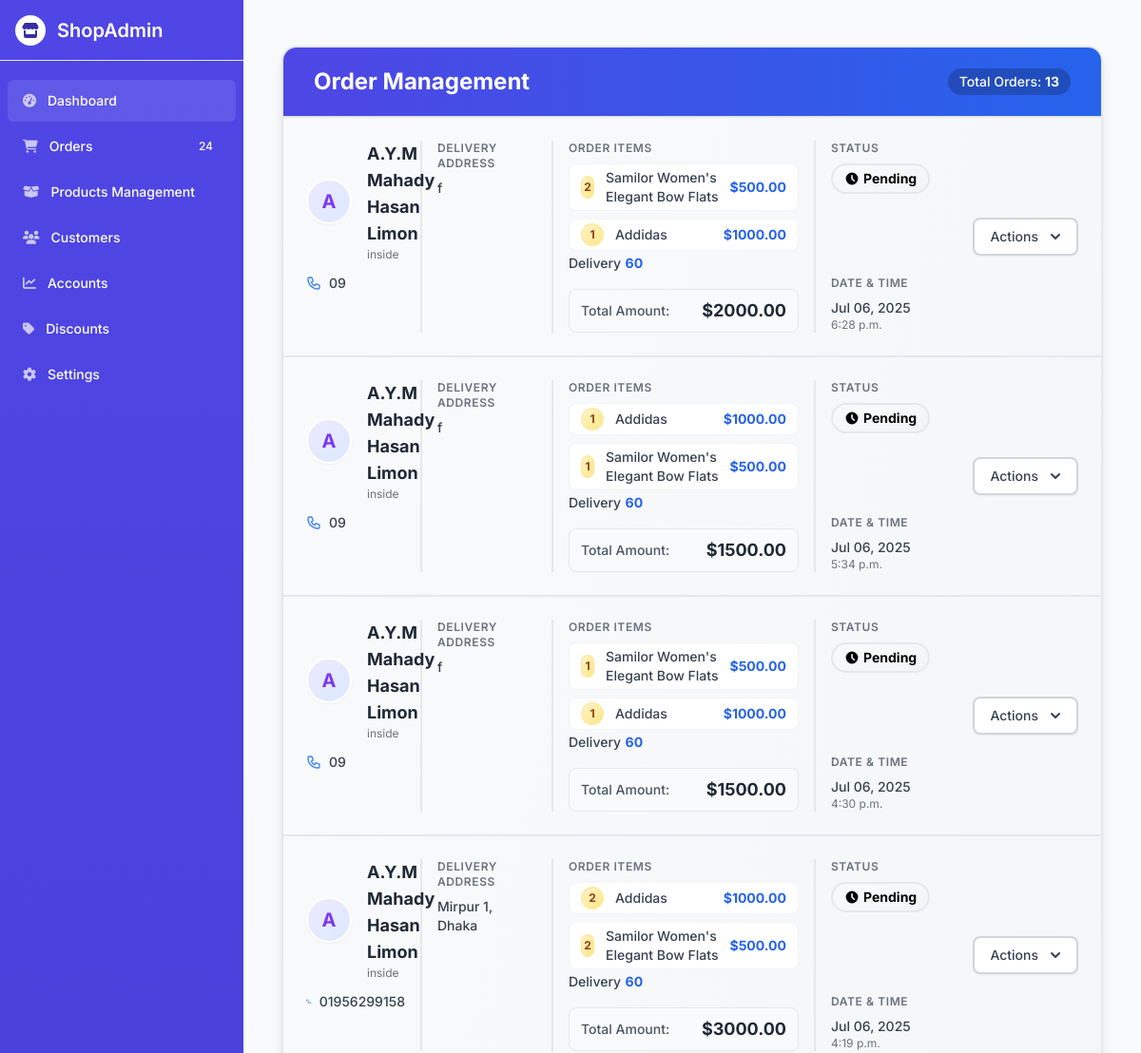
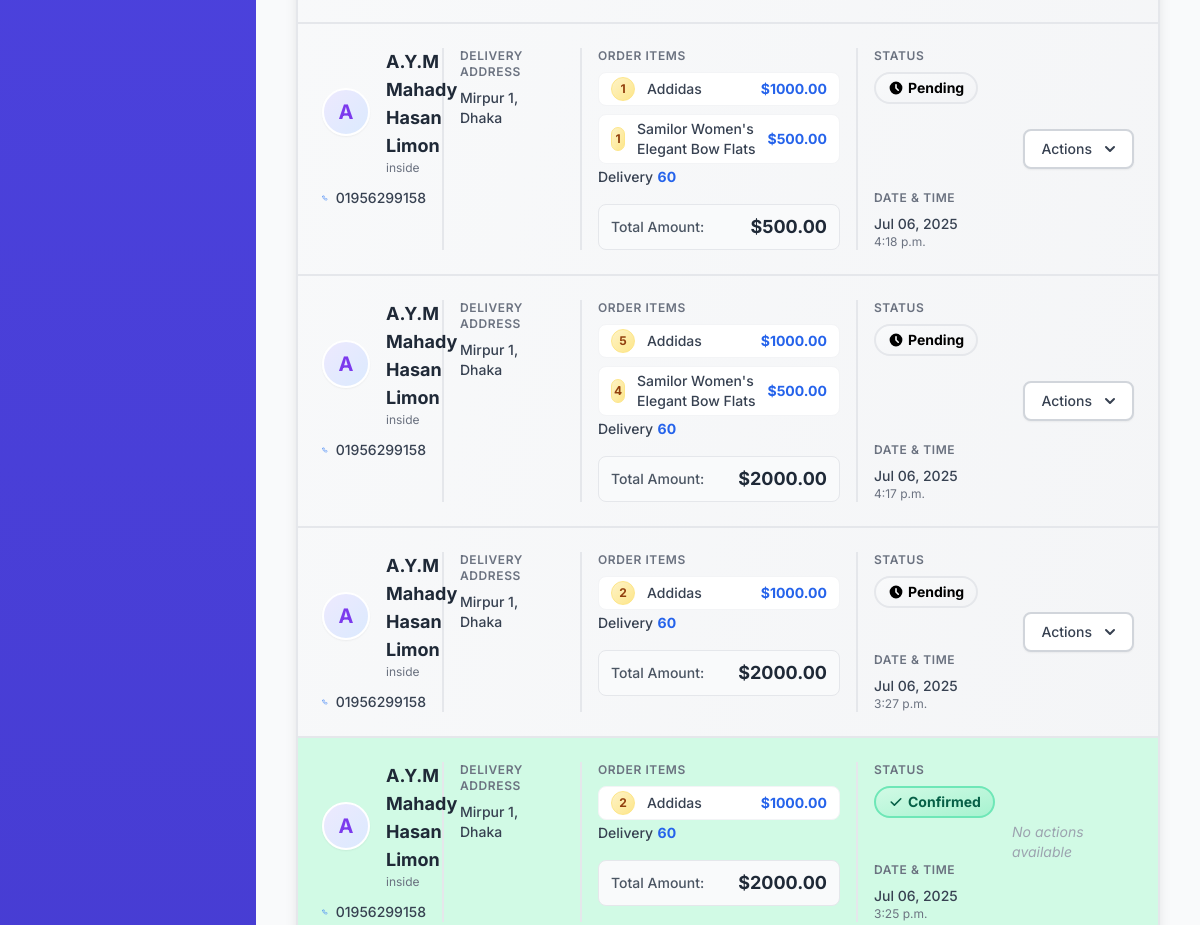
The page /order/order_list/ (upper part) on the database as committed earlier (2 pictures, top to bottom).
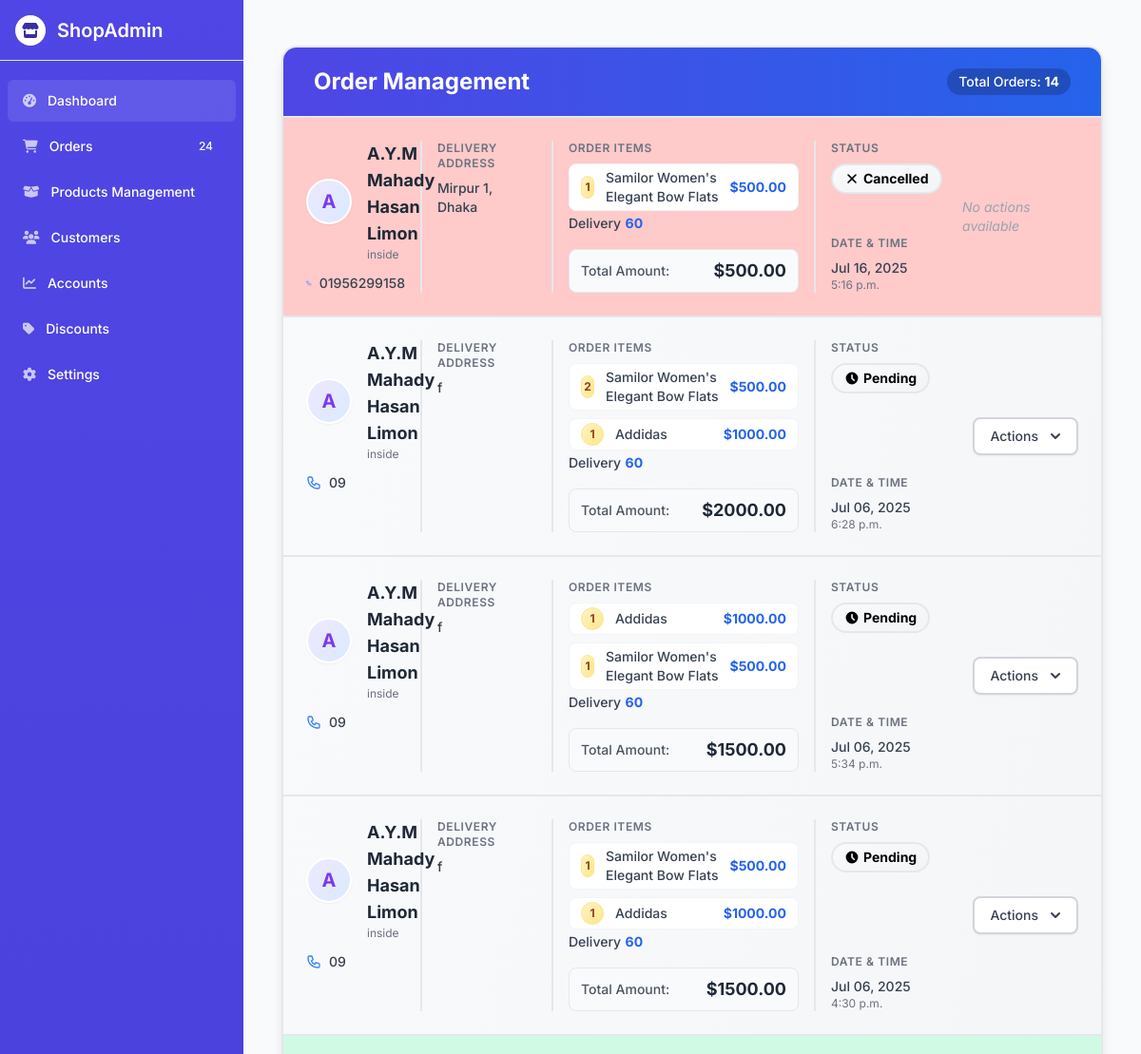
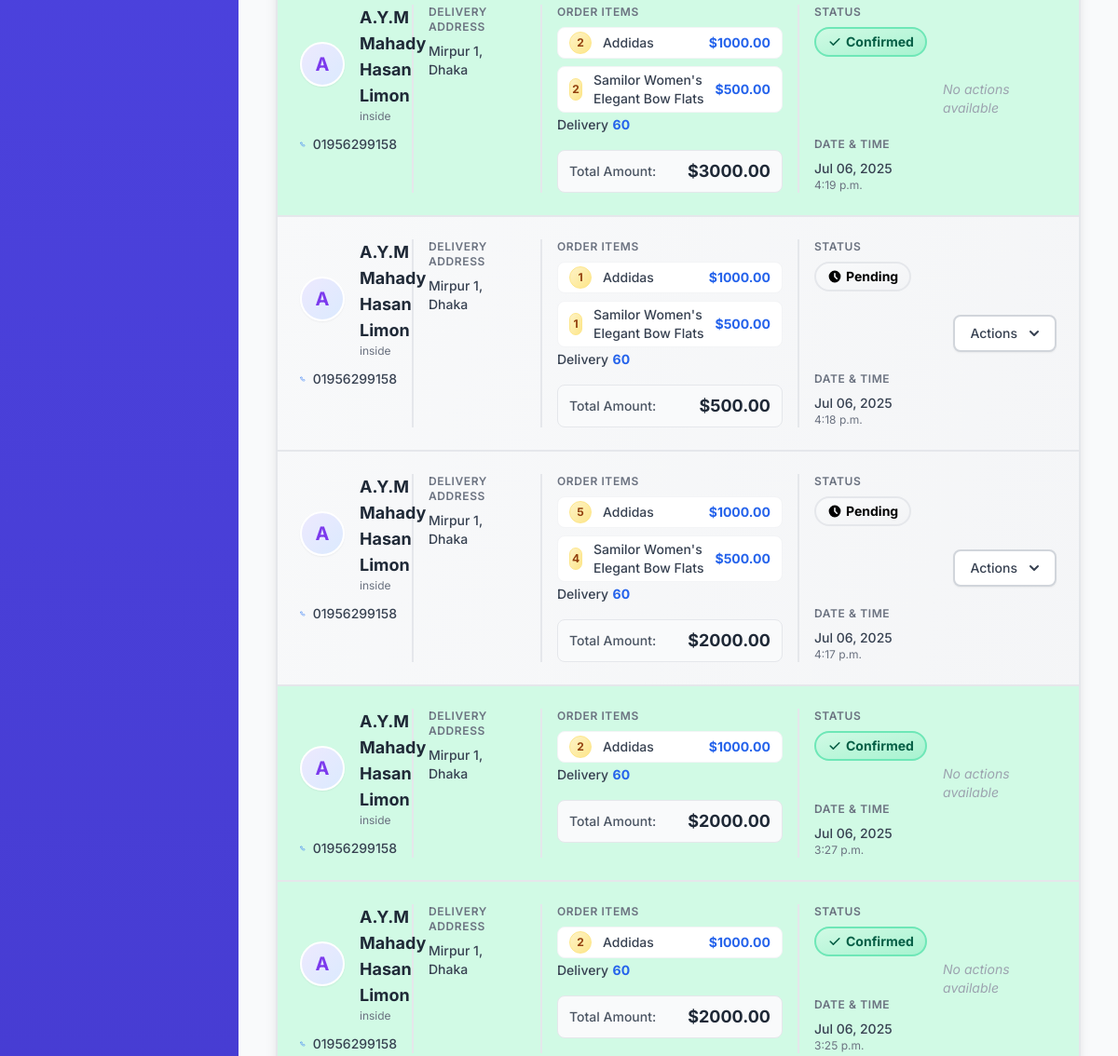
The same page on the database as committed later (2 pictures, top to bottom).
### store/models.py (models this page shows)
class Product (models.Model):
    category = models.ForeignKey(Category, on_delete=models.CASCADE)
    name = models.CharField(max_length = 100)
    slug = models.SlugField(max_length = 100)
    description = models.TextField()
    price = models.DecimalField(max_digits=10, decimal_places=2)
    image = models.ImageField(upload_to = 'products/')

### order/models.py (models this page shows, shortened)
class Order(models.Model):
    LOCATION_CHOICES = [
        ('inside_dhaka', 'Inside Dhaka'),
        ('outside_dhaka', 'Outside Dhaka'),
    ]
    full_name = models.CharField(max_length=100)
    contact_number = models.CharField(max_length=20)
    location = models.CharField(max_length=20, choices=LOCATION_CHOICES)
    address = models.TextField()
    cart = models.JSONField(default=dict)
    total_price = models.DecimalField(max_digits=10, decimal_places=2)
    is_confirmed = models.BooleanField(default=False)
    is_cancelled = models.BooleanField(default=False)
    created_at = models.DateTimeField(auto_now_add=True)

### order/views.py (the view)
# urls.py: path('order_list/',views.order_list, name="order_list"),
def order_list(request):
    orders = Order.objects.all().order_by('-created_at')  # Most recent first
    details = []
    for order in orders:
        products = []
        for key,value in order.cart.items():
            product = Product.objects.get(id = key)
            products.append({'name': product.name, 'price': product.price, 'quantity': value})
        details.append({
            'full_name': order.full_name,
            'contact_number': order.contact_number,
            'location': order.location,
            'address': order.address,
            'total_price': order.total_price,
            'is_cancelled': order.is_cancelled,
            'is_confirmed': order.is_confirmed,
            'created_at': order.created_at,
            'id': order.id,
            'products': products
        })
    return render(request, 'orders/order_list.html', {'orders': details})

### store/context_processors.py (called while the page is built, shortened)
def cart_data(request):
    cart = request.session.get('cart', {})
    cart_item_count = 0
    cart_items = []
    total_amount = 0
    return {
        'cart_items': cart_items,
        'total_amount': total_amount,
        'cart_item_count': cart_item_count,
    }

### templates/orders/order_list.html (shortened to what the changed rows need)
{% extends 'orders/base.html' %}
{% load static %}
{% block content %}
<div class="w-full mx-auto px-4 py-6">
    <div class="bg-gradient-to-br from-gray-50 to-gray-100 rounded-2xl border-2 border-gray-200 shadow-lg overflow-hidden">
        <div class="px-8 py-5 border-b-2 border-gray-200 bg-gradient-to-r from-indigo-600 to-blue-600">
            <div class="flex justify-between items-center">
                <h2 class="text-2xl font-bold text-white">Order Management</h2>
                <div class="text-white bg-black bg-opacity-20 px-3 py-1 rounded-full text-sm font-medium">
                    Total Orders: <span class="font-bold">{{ orders|length }}</span>
                </div>
            </div>
        </div>
        {% for order in orders %}
        <div class="border-b-2 border-gray-200 last:border-b-0 {% if order.is_confirmed %}bg-green-100{% elif order.is_cancelled %}bg-red-200{% endif %}">
            <div class="grid grid-cols-12 gap-4 p-6">
                <div class="col-span-12 md:col-span-3 lg:col-span-2 border-r-2 border-gray-200 pr-4">
                    <div class="flex items-center">
                        <div class="flex-shrink-0 h-12 w-12 rounded-full bg-gradient-to-br from-purple-100 to-blue-100 border-2 border-white shadow-sm flex items-center justify-center">
                            <span class="text-xl font-bold text-purple-600">{{ order.full_name|first|upper }}</span>
                        </div>
                        <div class="ml-4">
                            <div class="text-lg font-bold text-gray-800">{{ order.full_name }}</div>
                            <div class="text-xs text-gray-500">{{ order.location }}</div>
                        </div>
                    </div>
                    <div class="mt-3">
                        <div class="text-sm font-medium text-gray-700 flex items-center">
                            {{ order.contact_number }}
                        </div>
                    </div>
                </div>
                <div class="col-span-12 md:col-span-3 lg:col-span-2 border-r-2 border-gray-200 pr-4">
                    <h3 class="text-xs font-semibold text-gray-500 uppercase tracking-wider">Delivery Address</h3>
                    <div class="mt-2 text-sm text-gray-700">
                        <div class="font-medium ">{{ order.address|linebreaksbr }}</div>
                    </div>
                </div>
                <div class="col-span-12 md:col-span-6 lg:col-span-4 border-r-2 border-gray-200 pr-4">
                    <div class="mb-4">
                        <h3 class="text-xs font-semibold text-gray-500 uppercase tracking-wider">Order Items</h3>
                        <ul class="mt-2 space-y-2">
                            {% for item in order.products %}
                            <li class="flex items-center justify-between py-1 px-3 bg-white rounded-lg border border-gray-100 shadow-xs">
                                <div class="flex items-center">
                                    <span class="inline-flex items-center justify-center h-6 w-6 rounded-full bg-gradient-to-br from-yellow-100 to-yellow-200 text-yellow-800 font-bold text-xs mr-3 border border-yellow-200">
                                        {{ item.quantity }}
                                    </span>
                                    <span class="text-sm font-medium text-gray-700">{{ item.name }}</span>
                                </div>
                                <span class="text-sm font-bold text-blue-600">${{ item.price }}</span>
                            </li>
                            {% empty %}
                            <li class="text-gray-400 italic text-sm py-2">No items in this order</li>
                            {% endfor %}
                        <span class="text-sm font-medium text-gray-700">Delivery</span>
                        <span class="text-sm font-bold text-blue-600">60</span>
                        </ul>
                    </div>
                    <div class="flex justify-between items-center bg-gray-50 rounded-lg px-3 py-2 border border-gray-200">
                        <span class="text-sm font-medium text-gray-600">Total Amount:</span>
                        <span class="text-lg font-bold text-gray-800">${{ order.total_price }}</span>
                    </div>
                </div>
                <div class="col-span-12 md:col-span-3 lg:col-span-2 flex flex-col justify-between">
                    <div>
                        <h3 class="text-xs font-semibold text-gray-500 uppercase tracking-wider">Status</h3>
                        <div class="mt-2">
                            {% if order.is_cancelled %}
                            <div class="inline-flex items-center px-3 py-1 rounded-full text-sm font-bold bg-gradient-to-br from-rose-100 to-rose-200 text-rose-800 border-2 border-rose-300">
                                Cancelled
                            </div>
                            {% elif order.is_confirmed %}
                            <div class="inline-flex items-center px-3 py-1 rounded-full text-sm font-bold bg-gradient-to-br from-green-100 to-green-200 text-green-800 border-2 border-green-300">
                                <svg xmlns="http://www.w3.org/2000/svg" class="h-4 w-4 mr-1" viewBox="0 0 20 20" fill="currentColor">
                                    <path fill-rule="evenodd" d="M16.707 5.293a1 1 0 010 1.414l-8 8a1 1 0 01-1.414 0l-4-4a1 1 0 011.414-1.414L8 12.586l7.293-7.293a1 1 0 011.414 0z" clip-rule="evenodd" />
                                </svg>
                                Confirmed
                            </div>
                            {% else %}
                            <div class="inline-flex items-center px-3 py-1 rounded-full text-sm font-bold bg-gradient-to-br from-amber-100 to-amber-200 text-amber-800 border-2 border-amber-300">
                                <svg xmlns="http://www.w3.org/2000/svg" class="h-4 w-4 mr-1" viewBox="0 0 20 20" fill="currentColor">
                                    <path fill-rule="evenodd" d="M10 18a8 8 0 100-16 8 8 0 000 16zm1-12a1 1 0 10-2 0v4a1 1 0 00.293.707l2.828 2.829a1 1 0 101.415-1.415L11 9.586V6z" clip-rule="evenodd" />
                                </svg>
                                Pending
                            </div>
                            {% endif %}
                        </div>
                    </div>
                    <div class="mt-4">
                        <h3 class="text-xs font-semibold text-gray-500 uppercase tracking-wider">Date & Time</h3>
                        <div class="mt-2 text-sm text-gray-700">
                            <div class="font-medium">{{ order.created_at|date:"M d, Y" }}</div>
                            <div class="text-xs text-gray-500">{{ order.created_at|time }}</div>
                        </div>
                    </div>
                </div>
                <div class="col-span-12 md:col-span-12 lg:col-span-2 flex items-center justify-end">
                    {% if not order.is_confirmed and not order.is_cancelled %}
                    <div class="relative inline-block text-left">
                        <div>
                            <button type="button" onclick="toggleDropdown('menu-{{ order.id }}')" class="inline-flex items-center px-4 py-2 border-2 border-gray-300 shadow-sm text-sm font-medium rounded-lg text-gray-700 bg-white hover:bg-gray-50 focus:outline-none focus:ring-2 focus:ring-offset-2 focus:ring-indigo-500" id="menu-button-{{ order.id }}">
                                Actions
                                <svg class="-mr-1 ml-2 h-5 w-5" xmlns="http://www.w3.org/2000/svg" viewBox="0 0 20 20" fill="currentColor">
                                    <path fill-rule="evenodd" d="M5.293 7.293a1 1 0 011.414 0L10 10.586l3.293-3.293a1 1 0 111.414 1.414l-4 4a1 1 0 01-1.414 0l-4-4a1 1 0 010-1.414z" clip-rule="evenodd" />
                                </svg>
                            </button>
                        </div>
                    </div>
                    {% else %}
                    <span class="text-gray-400 text-sm italic">No actions available</span>
                    {% endif %}
                </div>
            </div>
        </div>
        {% endfor %}
    </div>
</div>
{% endblock %}

Rows that differ between the two databases and show on the page:
added Order: full_name|first "A", full_name "A.Y.M Mahady Hasan Limon", location "inside", contact_number "01956299158", address "Mirpur 1, Dhaka", total_price "500.00", created_at "Jul 16, 2025", created_at "5:16 p.m."
Other text that changed with them:
{{ orders|length }}: "13" → "14"
new list line: "DELIVERY ADDRESS ORDER ITEMS 1 $ Delivery 60 Total Amount: $ STATUS Cancelled DATE & TIME No actions available"
new list line: "Samilor Women's Elegant Bow Flats 500.00"
list line gone: "Pending Actions"
new list line: "Confirmed No actions available"
